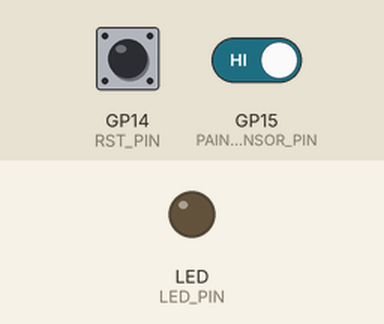
Simulated run of this program. Board: Raspberry Pi Pico W. On the bench: output pins drawn as LEDs (lit = HIGH). The inputs (shaded band) are chosen by the test bench; at power-on: GP14 (RST_PIN) HIGH, GP15 (PAINTING_SENSOR_PIN) HIGH. WiFi joins after 1.5 s; servers stay silent unless stated; no MQTT or app messages arrive unless stated.

Above: at 0.0 s.
At 4.6 s:
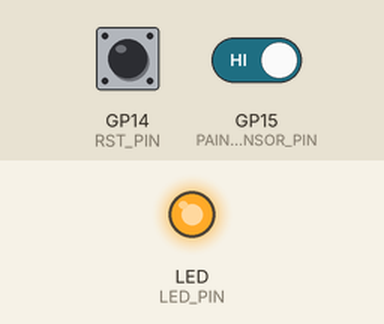
Timing chart, 0 to 6.1 s (numbered marks = the images above):
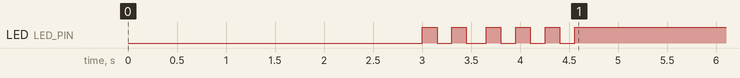

The program:

main.cpp
```cpp
#include <Arduino.h>
#include <WiFi.h>
#include <PubSubClient.h>

#include "../../shared/EscapeRoomProtocol.h"
#include "../../shared/PicoStatusReport.h"
#include "../../shared/PostState.h"

#ifndef WIFI_SSID
#define WIFI_SSID "VenueWifi"
#endif

#ifndef WIFI_PASS
#define WIFI_PASS "VenuePassword"
#endif

#ifndef MQTT_BROKER
#define MQTT_BROKER "ceenypie.local"
#endif

#ifndef MQTT_BROKER_FALLBACK
#define MQTT_BROKER_FALLBACK ""
#endif

#ifndef MQTT_BROKER_PORT
#define MQTT_BROKER_PORT 1883
#endif

#ifndef MQTT_CLIENT_ID
#define MQTT_CLIENT_ID "pico3-painting-rotation"
#endif

constexpr int LED_PIN = LED_BUILTIN;
constexpr int RST_PIN = 14;
constexpr int PAINTING_SENSOR_PIN = 15;
constexpr int PAINTING_SENSOR_ACTIVE_STATE = LOW;
constexpr int PAINTING_SENSOR_IDLE_STATE = HIGH;
constexpr unsigned long MQTT_RETRY_MS = 3000;
constexpr unsigned long SENSOR_TELEMETRY_MS = 1000;
constexpr int MQTT_ATTEMPTS_PER_HOST = 3;

WiFiClient wifiClient;
PubSubClient mqtt(wifiClient);

bool paintingTriggered = false;
bool paintingNeedsPhysicalReset = false;
unsigned long lastSensorTelemetry = 0;
unsigned long paintingTriggerCount = 0;

void publishPostState();
void publishStartupReport();

void resetPainting() {
    int state = digitalRead(PAINTING_SENSOR_PIN);
    paintingTriggered = false;
    paintingNeedsPhysicalReset = state == PAINTING_SENSOR_ACTIVE_STATE;
    paintingTriggerCount = 0;
    digitalWrite(LED_PIN, LOW);
    if (mqtt.connected()) {
        publishPostState();
    }
}

void handleMessage(char* topic, byte* payload, unsigned int length) {
    String message;

    for (unsigned int i = 0; i < length; ++i) {
        message += static_cast<char>(payload[i]);
    }

    String topicText(topic);

    if (topicText == EscapeTopic::STATUS_REQUEST || topicText == EscapeTopic::LEGACY_POST_QUERY) {
        publishPostState();
        publishStartupReport();
    } else if (topicText == EscapeTopic::RESET_PUZZLE || topicText == EscapeTopic::LEGACY_GAME_RESET) {
        resetPainting();
    }
}

void blink(int count, int delayMs = 150) {
    for (int i = 0; i < count; ++i) {
        digitalWrite(LED_PIN, HIGH);
        delay(delayMs);
        digitalWrite(LED_PIN, LOW);
        delay(delayMs);
    }
}

void connectWiFi() {
    WiFi.begin(WIFI_SSID, WIFI_PASS);

    while (WiFi.status() != WL_CONNECTED) {
        digitalWrite(LED_PIN, !digitalRead(LED_PIN));
        delay(500);
    }

    digitalWrite(LED_PIN, LOW);
    blink(2);
}

bool tryConnectMQTT(const char* broker) {
    if (broker == nullptr || broker[0] == '\0') {
        return false;
    }

    mqtt.setServer(broker, MQTT_BROKER_PORT);
    mqtt.setCallback(handleMessage);

    for (int attempt = 0; attempt < MQTT_ATTEMPTS_PER_HOST && !mqtt.connected(); ++attempt) {
        if (mqtt.connect(MQTT_CLIENT_ID)) {
            mqtt.subscribe(EscapeTopic::STATUS_REQUEST);
            mqtt.subscribe(EscapeTopic::RESET_PUZZLE);
            mqtt.subscribe(EscapeTopic::LEGACY_POST_QUERY);
            mqtt.subscribe(EscapeTopic::LEGACY_GAME_RESET);
            blink(3);
            publishPostState();
            publishStartupReport();
            return true;
        }

        delay(MQTT_RETRY_MS);
    }

    return false;
}

void connectMQTT() {
    while (!mqtt.connected()) {
        if (tryConnectMQTT(MQTT_BROKER) || tryConnectMQTT(MQTT_BROKER_FALLBACK)) {
            return;
        }
    }
}

void publishEvent(const char* topic, const char* payload) {
    if (!mqtt.publish(topic, payload)) {
        Serial.println("MQTT publish failed.");
    }

    digitalWrite(LED_PIN, HIGH);
}

void publishPostState() {
    publishEvent(postStateTopic(3).c_str(), postStatePayload(paintingTriggered));
}

void publishStartupReport() {
    publishEvent(EscapeTopic::PICO_STATUS_REPORT, EscapePicoStatus::PICO3_REPORT);
}

void publishSensorTelemetry() {
    if (!mqtt.connected() || millis() - lastSensorTelemetry < SENSOR_TELEMETRY_MS) {
        return;
    }

    lastSensorTelemetry = millis();
    int state = digitalRead(PAINTING_SENSOR_PIN);
    String payload = "painting_sensor=" + String(state);
    payload += ",magnet_present=" + String(state == PAINTING_SENSOR_ACTIVE_STATE ? 1 : 0);
    payload += ",triggered=" + String(paintingTriggered ? 1 : 0);
    payload += ",needs_reset=" + String(paintingNeedsPhysicalReset ? 1 : 0);
    payload += ",trigger_count=" + String(paintingTriggerCount);
    mqtt.publish("escape/telemetry/pico3/painting_sensor", payload.c_str());
}

void setup() {
    Serial.begin(115200);
    delay(1500);

    pinMode(LED_PIN, OUTPUT);
    pinMode(RST_PIN, INPUT_PULLUP);
    pinMode(PAINTING_SENSOR_PIN, INPUT_PULLUP);

    connectWiFi();
    connectMQTT();
}

void loop() {
    if (WiFi.status() != WL_CONNECTED) {
        connectWiFi();
    }

    if (!mqtt.connected()) {
        connectMQTT();
    }

    mqtt.loop();

    if (digitalRead(RST_PIN) == LOW) {
        resetPainting();
        delay(500);
    }

    int state = digitalRead(PAINTING_SENSOR_PIN);

    if (state == PAINTING_SENSOR_IDLE_STATE) {
        if (paintingNeedsPhysicalReset) {
            paintingNeedsPhysicalReset = false;
            publishPostState();
        }
        paintingTriggered = false;
    }

    if (paintingNeedsPhysicalReset) {
        publishSensorTelemetry();
        delay(50);
        return;
    }

    if (state == PAINTING_SENSOR_ACTIVE_STATE && !paintingTriggered) {
        paintingTriggered = true;
        ++paintingTriggerCount;
        publishEvent(EscapeTopic::PAINTING_ROTATION_COMPLETE, "painting rotation complete");
    }

    publishSensorTelemetry();

    delay(50);
}
```
